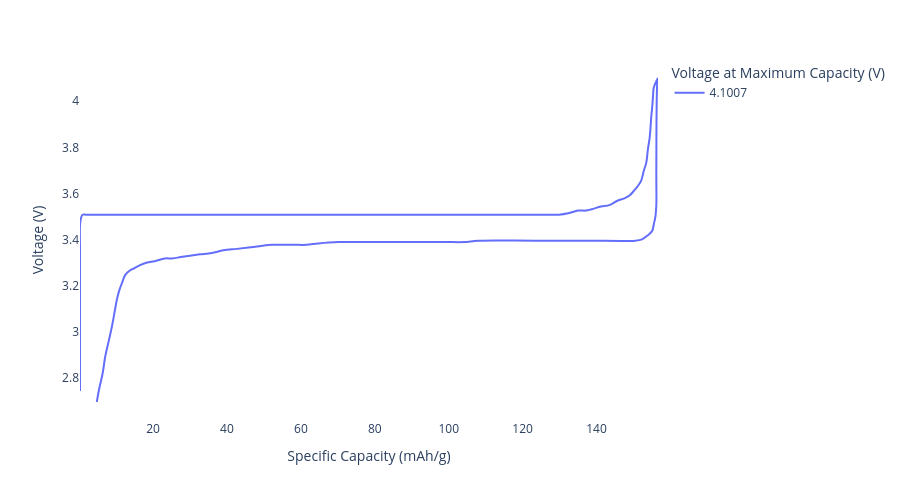

The code cell stored with this chart in its notebook:
### Code cell
# LFP

half_cell = (
    pd.read_csv(
        '../local_data/active_materials/cathode/LFP.csv',
        names=['specific_capacity', 'voltage', 'direction', 'id'],
        skiprows=1
    ).drop(
        columns=['id']
    ).assign(
        direction = lambda x: x['direction'].apply(lambda y: 'discharge' if y == 'CC_DChg' else 'charge'),
    )
)

lfp = CathodeMaterial(
    name = 'LFP',
    reference = 'Li/Li+',
    specific_cost = 6.00,
    density = 3.6,
    half_cell_curves = half_cell,
    color='#2c2c2c'
)

lfp.plot_curves(width=900, height=500).show()

### Figure 1 — Plotly figure (JSON) as saved in the notebook; plotly's stock layout.template omitted (floating-point values rounded to 4 significant figures)
{"data": [{"hovertemplate": "Voltage at Maximum Capacity (V)=4.1007<br>Specific Capacity (mAh/g)=%{x}<br>Voltage (V)=%{y}<extra></extra>", "legendgroup": "4.1007", "line": {"color": "#636efa", "dash": "solid", "shape": "spline"}, "marker": {"symbol": "circle"}, "mode": "lines", "name": "4.1007", "orientation": "v", "showlegend": true, "type": "scatter", "x": [0.227, 0.227, 0.227, 0.454, 0.9081, 1.816, 3.405, 4.994, 7.264, 11.12, 21.79, 33.83, 46.08, 57.43, 67.2, 76.73, 81.73, 87.17, 93.98, 98.3, 102.2, 107.4, 112.1, 115.8, 118.5, 122.8, 126.4, 129.9, 132.3, 135.1, 137.1, 138.7, 141.2, 143.5, 145.5, 147.6, 148.9, 150.3, 151.2, 152.1, 152.8, 153.5, 153.9, 154.4, 154.6, 154.8, 155.1, 155.3, 155.5, 156.6, 156.6, 156.4, 156.2, 156.2, 156.0, 155.5, 155.1, 153.9, 152.3, 150.5, 137.1, 123.3, 108.1, 104.2, 99.43, 92.85, 83.77, 75.82, 70.15, 64.7, 61.52, 58.12, 54.71, 52.21, 48.81, 45.86, 42.68, 39.05, 35.87, 32.69, 29.97, 27.47, 25.2, 23.16, 20.43, 18.39, 16.35, 14.98, 13.62, 12.49, 11.58, 10.9, 10.22, 9.535, 8.854, 7.946, 7.037, 6.356, 5.448, 4.767], "xaxis": "x", "y": [2.744, 3.354, 3.461, 3.49, 3.508, 3.508, 3.508, 3.508, 3.508, 3.508, 3.508, 3.508, 3.508, 3.508, 3.508, 3.508, 3.508, 3.508, 3.508, 3.508, 3.508, 3.508, 3.508, 3.508, 3.508, 3.508, 3.508, 3.508, 3.514, 3.526, 3.526, 3.532, 3.544, 3.55, 3.567, 3.579, 3.591, 3.615, 3.633, 3.656, 3.698, 3.733, 3.793, 3.84, 3.881, 3.935, 3.97, 4.018, 4.059, 4.101, 4.101, 4.071, 3.686, 3.55, 3.502, 3.467, 3.437, 3.419, 3.401, 3.396, 3.396, 3.396, 3.396, 3.39, 3.39, 3.39, 3.39, 3.39, 3.39, 3.384, 3.378, 3.378, 3.378, 3.378, 3.372, 3.366, 3.36, 3.354, 3.342, 3.336, 3.33, 3.324, 3.318, 3.318, 3.307, 3.301, 3.289, 3.277, 3.265, 3.247, 3.212, 3.182, 3.141, 3.082, 3.022, 2.957, 2.892, 2.821, 2.756, 2.696], "yaxis": "y"}], "layout": {"height": 500, "legend": {"title": {"text": "Voltage at Maximum Capacity (V)"}, "tracegroupgap": 0}, "margin": {"t": 60}, "paper_bgcolor": "white", "plot_bgcolor": "white", "width": 900, "xaxis": {"anchor": "y", "domain": [0.0, 1.0], "title": {"text": "Specific Capacity (mAh/g)"}}, "yaxis": {"anchor": "x", "domain": [0.0, 1.0], "title": {"text": "Voltage (V)"}}}}
